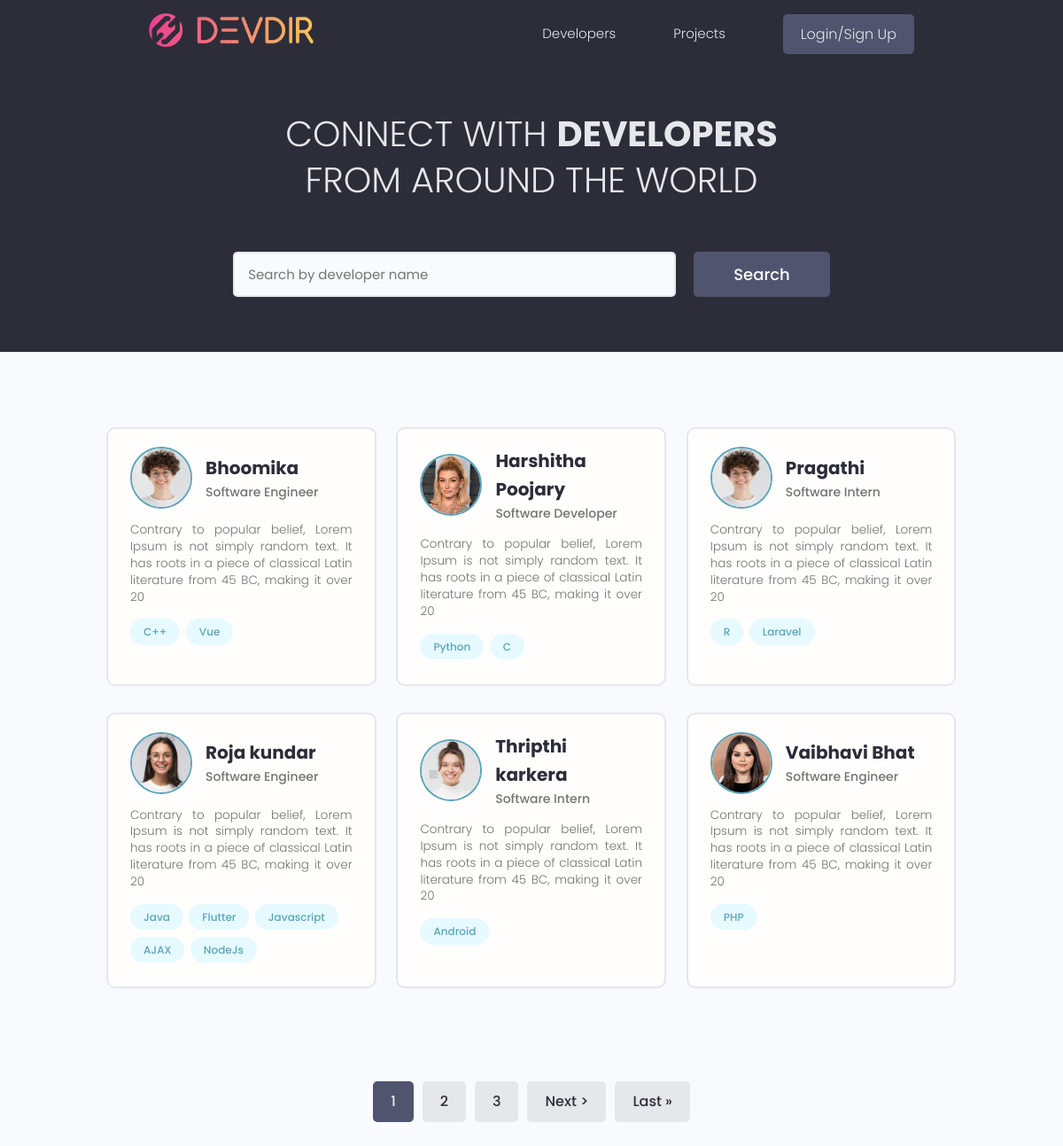
The page / on the database its author committed.
### users/models.py (models this page shows, shortened)
class Profile(models.Model):
    id = models.UUIDField(default = uuid.uuid4, primary_key=True, unique=True, editable=False)
    user = models.OneToOneField(User,blank=True, null=True, on_delete=models.CASCADE)
    name = models.CharField(max_length=200, blank=True, null=True)
    email = models.EmailField(max_length=200, blank=True, null=True)
    username = models.CharField(max_length=200, blank=True , null=True )
    short_intro = models.CharField(max_length=200, blank=True, null=True)
    bio = models.TextField(max_length=255, blank=True, null=True)
    location = models.CharField(max_length=255, blank=True, null=True)
    profile_image = models.ImageField(blank=True, null=True, upload_to='profiles/', default='profiles/user-default.png')
    social_github =  models.CharField(max_length=255, blank=True, null=True)
    social_twitter = models.CharField(max_length=255, blank=True, null=True)
    social_linkedin = models.CharField(max_length=255, blank=True, null=True)
    social_youtube = models.CharField(max_length=255, blank=True, null=True)
    social_website = models.CharField(max_length=255, blank=True, null=True)
    created = models.DateTimeField(auto_now_add= True )
    class Meta:
        ordering = ['created']
    @property
    def imageURL(self):
        try:
            url = self.profile_image.url
        except:
            url = ''
        return url

class Skill(models.Model):
    id = models.UUIDField(default = uuid.uuid4, primary_key=True, unique=True, editable=False)
    owner =models.ForeignKey('Profile',blank=True, null=True, on_delete=models.CASCADE)
    name = models.CharField(max_length=200, blank=True, null=True)
    description = models.TextField(max_length=255,blank=True, null=True)
    created = models.DateTimeField(auto_now_add= True)
    def __str__(self):
        return str(self.name)

### users/views.py (the view)
# urls.py: path('', views.profiles, name="profiles"),
def profiles(request):
    profiles, search_query = searchProfiles(request)
    custom_range, profiles = paginateProfiles(request, profiles, 6)
    context = {'profiles': profiles,'search_query': search_query,'custom_range': custom_range}
    return render(request, 'profiles.html', context)

### users/utils.py (called while the page is built)
def searchProfiles(request):
    search_query = ''
    profiles = Profile.objects.all()
    if request.GET.get('search_query'):
        search_query = request.GET.get('search_query')
        skills = Skill.objects.filter(name__icontains=search_query)
        profiles = Profile.objects.distinct().filter(Q(name__icontains=search_query)| Q(short_intro__icontains=search_query)| Q(skill__in = skills))
    return profiles, search_query

def paginateProfiles(request,profiles,results):
        page = request.GET.get('page')
        paginator = Paginator(profiles, results)
        try:
            profiles = paginator.page(page)
        except PageNotAnInteger:
            page = 1
            profiles = paginator.page(page)
        except EmptyPage:
            page = int(paginator.num_pages)
            profiles = paginator.page(page)
        leftindex = int(page)-4
        if leftindex < 1 :
            leftindex = 1
        rightindex = int(page)+5
        if rightindex > paginator.num_pages :
            rightindex = paginator.num_pages+1
        custom_range = range(leftindex, rightindex)
        return custom_range, profiles

### users/templates/profiles.html (shortened to what this page needs)
{% extends 'main.html' %}
{% block content %}
<main class="home">
    <section class="hero-section text-center">
        <div class="container container--narrow">
            <div class="hero-section__box">
                <h2>CONNECT WITH <span>DEVELOPERS</span></h2>
                <h2>FROM AROUND THE WORLD</h2>
            </div>
            <div class="hero-section__search">
                <form id="searchForm" class="form" action="{% url 'profiles' %}" method="get">
                    <div class="form__field">
                        <input class="input input--text" id="formInput#search" type="text" name="search_query"
                            value="{{search_query}}" placeholder="Search by developer name" />
                    </div>
                    <input class="btn btn--sub btn--lg" type="submit" value="Search" />
                </form>
            </div>
        </div>
    </section>
    <section class="devlist">
        <div class="container">
            <div class="grid grid--three">
                {% for profile in profiles %}
                <div class="column card">
                    <div class="dev">
                        <a href="{% url 'user-profile' profile.id %}" class="card__body">
                            <div class="dev__profile">
                                <img class="avatar avatar--md" src="{{ profile.imageURL }}" alt="image" />
                                <div class="dev__meta">
                                    <h3>{{profile.name}}</h3>
                                    <h5>{{profile.short_intro|slice:"60"}}</h5>
                                </div>
                            </div>
                            <p class="dev__info">{{profile.bio|slice:"150"}}</p>
                            <div class="dev__skills">
                                {% for skill in profile.skill_set.all|slice:"5" %}
                                <span class="tag tag--pill tag--main">
                                    <small>{{skill}}</small>
                                </span>
                                {% endfor %}
                            </div>
                        </a>
                    </div>
                </div>
                {% endfor %}
            </div>
        </div>
    </section>
    {% include 'pagination.html' with queryset=profiles custom_range=custom_range %}
</main>
{% endblock content %}

### static/css/app.css (style rules this page uses)
:root { --color-sub: #2d2d39; }
.btn--sub { background-color: var(--color-sub-light); }
.card { border: 2px solid var(--color-light); }
img { width: 100%; }
.hero-section { height: 40vh; display: flex; align-items: center; background-color: var(--color-sub); }
.hero-section__box { margin-bottom: 4rem; }
.hero-section__box > h2, .hero-section__box > h2 > span { font-size: 4rem; color: var(--color-light); line-height: 1.3; text-transform: uppercase; }
.hero-section__box > h2 { font-weight: 300; }
.hero-section__box > h2 > span { font-weight: 700; }
.hero-section__search > .form { display: flex; align-items: center; justify-content: center; gap: 2rem; }
.hero-section__search > .form input.input--text { width: 50rem; }
.devlist { margin-top: 8rem; }
.devlist .grid { align-items: stretch; }
.devlist .dev .dev__profile { display: flex; align-items: center; gap: 1.5rem; }
.devlist .dev .dev__meta h3 { color: var(--color-sub); font-size: 2rem; font-weight: 700; }
.devlist .dev .dev__meta h5 { color: var(--color-text); font-size: 1.4rem; font-weight: 500; }
.devlist .dev .dev__info { margin: 1.5rem 0; font-size: 1.35rem; line-height: 1.4; text-align: justify; }

### static/uikit/styles/modules/_variables.css (style rules this page uses)
:root { --color-main: #5aa5b9; --color-main-light: #e6faff; --color-sub: #3f4156; --color-sub-light: #51546e; --color-sub-lighter: #ededfd; --color-text: #737373; --color-gray: #8b8b8b; --color-light: #e5e7eb; --color-light-gray: #767676; --color-bg: #f8fafd; --color-white: #fffefd; --color-white-light: #f3f3f3; --color-success: #359e64; --color-success-bg: #def8e8; --color-error: #fc4b0b; --color-error-bg: #fff2ee; --font-base: 'Poppins', arial, helvetica, 'Segoe UI', roboto, ubuntu, sans-serif; --font-monospace: 'Fira Code', 'Courier New', courier, monospace; --font-regular: 300; --font-medium: 500; --font-bold: 700; --generic-shadow: 1px 1px 5px #00000010; --generic-transition: all 0.3s ease-in-out; }

### static/uikit/styles/modules/_base.css (style rules this page uses)
* { margin: 0; padding: 0; box-sizing: border-box; text-rendering: optimizeLegibility; color: inherit; font-size: inherit; }
html { font-size: 50%; }
@media only screen and (min-width: 480px) { html { font-size: 56.25%; } }
@media only screen and (min-width: 1200px) { html { font-size: 62.5%; } }
body { line-height: 1.6; font-weight: 400; font-size: 1.5rem; color: var(--color-text); background-color: var(--color-bg); min-height: 100vh; }

### static/uikit/styles/modules/_typography.css (style rules this page uses)
* { font-family: var(--font-base); }
h2 { font-size: 3.6rem; font-weight: var(--font-bold); }
h3 { font-size: 3.2rem; font-weight: var(--font-medium); }
h5 { font-size: 2.4rem; font-weight: var(--font-medium); }
h5, h6 { font-weight: var(--font-regular); }
p, span, strong { font-size: 1.6rem; color: var(--color-text); font-weight: var(--font-regular); }
a { padding-bottom: 2px; text-decoration: none; display: inline-block; color: var(--color-main); font-weight: var(--font-medium); }

### static/uikit/styles/modules/_utilities.css (style rules this page uses)
.container { width: 92%; max-width: 165rem; margin: 0 auto; box-sizing: border-box; }
.container--narrow { width: 92%; max-width: 120rem; }
@media screen and (min-width: 1000px) { .container { width: 90%; } }
@media screen and (min-width: 1000px) { .container--narrow { width: 85%; } }
@media screen and (min-width: 1200px) { .container { width: 80%; } }
@media screen and (min-width: 1200px) { .container--narrow { width: 72%; } }
.text-center { text-align: center; }

### static/uikit/styles/modules/_avatar.css (style rules this page uses)
.avatar { border-radius: 50%; border: 2px solid var(--color-main); object-fit: cover; }
.avatar--md { height: 7rem; width: 7rem; }

### static/uikit/styles/modules/_button.css (style rules this page uses)
.btn { display: inline-block; position: relative; cursor: pointer; background-color: var(--color-light); font-weight: var(--font-medium); color: var(--color-sub); text-decoration: none; padding: 1rem 2rem; border-radius: 0.5rem; border: none; width: -webkit-fit-content; width: -moz-fit-content; width: fit-content; height: -webkit-fit-content; height: -moz-fit-content; height: fit-content; font-size: 1.6rem; outline-width: 0; outline-color: transparent; -webkit-backface-visibility: hidden; backface-visibility: hidden; transition: all 0.3s ease-in-out; }
.btn--sub { background-color: var(--color-sub); color: var(--color-white); }
.btn--lg { font-size: 1.8rem; padding: 1.2rem 4.5rem; }

### static/uikit/styles/modules/_card.css (style rules this page uses)
.card { border-radius: 1rem; background-color: var(--color-white); border: 1.5px solid var(--color-light); width: auto; height: auto; margin-top: 0.5rem; margin-bottom: 0.5rem; overflow: hidden; }
.card__body, .card__header { padding: 2rem 2.5rem; }

### rows shown on the page
Profile: imageURL (picture), name "Bhoomika", short_intro "Software Engineer", bio "Contrary to popular belief, Lorem Ipsum is not simply random text. It has roots in a piece of classical Latin literature from 45 BC, making it over 20"
Skill: name "C++"
Skill: name "Vue"
Profile: imageURL (picture), name "Harshitha Poojary", short_intro "Software Developer", bio "Contrary to popular belief, Lorem Ipsum is not simply random text. It has roots in a piece of classical Latin literature from 45 BC, making it over 20"
Skill: name "Python"
Skill: name "C"
Profile: imageURL (picture), name "Pragathi", short_intro "Software Intern", bio "Contrary to popular belief, Lorem Ipsum is not simply random text. It has roots in a piece of classical Latin literature from 45 BC, making it over 20"
Skill: name "R"
Skill: name "Laravel"
Profile: imageURL (picture), name "Roja kundar", short_intro "Software Engineer", bio "Contrary to popular belief, Lorem Ipsum is not simply random text. It has roots in a piece of classical Latin literature from 45 BC, making it over 20"
Skill: name "Java"
Skill: name "Flutter"
Skill: name "Javascript"
Skill: name "AJAX"
Skill: name "NodeJs"
Profile: imageURL (picture), name "Thripthi karkera", short_intro "Software Intern", bio "Contrary to popular belief, Lorem Ipsum is not simply random text. It has roots in a piece of classical Latin literature from 45 BC, making it over 20"
Skill: name "Android"
Profile: imageURL (picture), name "Vaibhavi Bhat", short_intro "Software Engineer", bio "Contrary to popular belief, Lorem Ipsum is not simply random text. It has roots in a piece of classical Latin literature from 45 BC, making it over 20"
Skill: name "PHP"

### other values the page prints
{{ page }} "1"
{{ page }} "2" "3"
